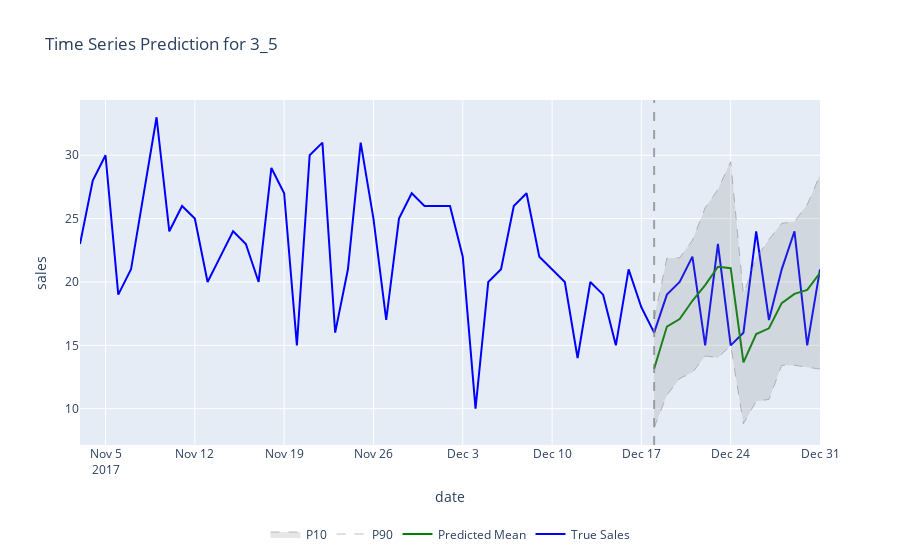

Here is the notebook cell this chart was saved with:
### Code cell
# visualize predictions on a timeline
from plot_series_with_predictions import plot_series_with_predictions

# merge original training dataset with predictions (based on matching series id and date)
merged_df = pd.merge(df, sm_predictions_df, on=["series_id", "date"], how="left")
plot_series_with_predictions(merged_df, series_id="3_5", horizon=14, history_window=45)
